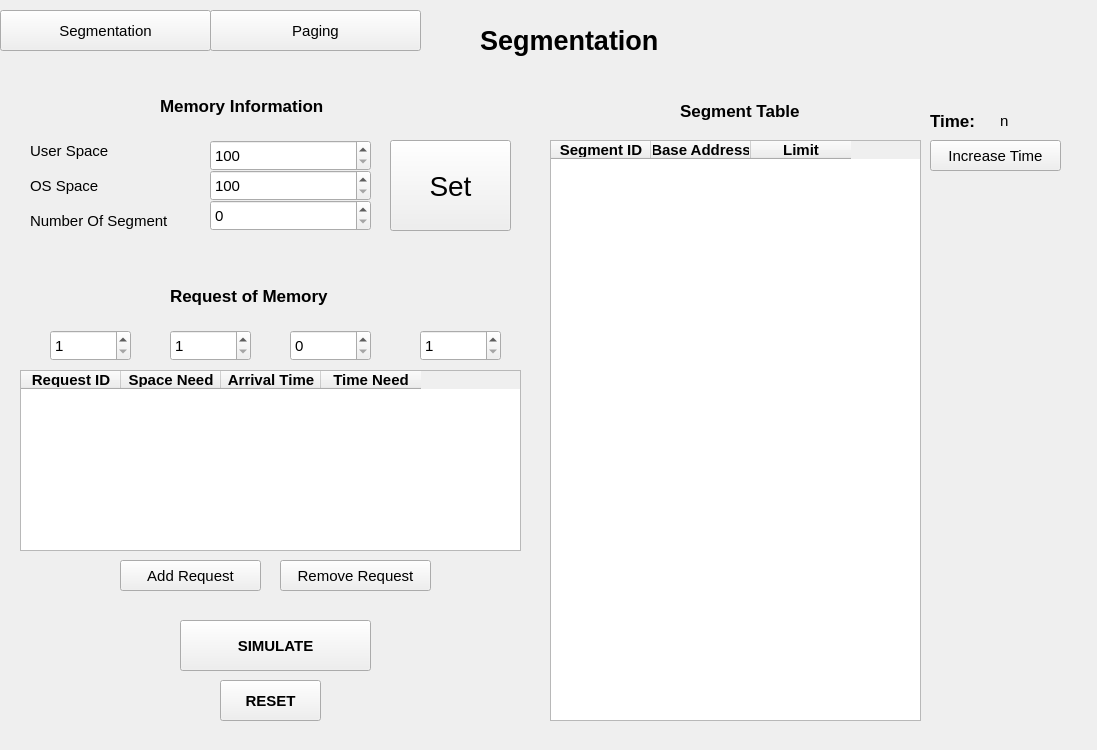
<?xml version="1.0" encoding="UTF-8"?>
<ui version="4.0">
 <class>Segmentation</class>
 <widget class="QWidget" name="Segmentation">
  <property name="geometry">
   <rect>
    <x>0</x>
    <y>0</y>
    <width>1097</width>
    <height>750</height>
   </rect>
  </property>
  <property name="minimumSize">
   <size>
    <width>1097</width>
    <height>750</height>
   </size>
  </property>
  <property name="maximumSize">
   <size>
    <width>1097</width>
    <height>750</height>
   </size>
  </property>
  <property name="font">
   <font>
    <pointsize>11</pointsize>
   </font>
  </property>
  <property name="windowTitle">
   <string>Segmentation</string>
  </property>
  <widget class="QLabel" name="label_user_space">
   <property name="geometry">
    <rect>
     <x>30</x>
     <y>130</y>
     <width>91</width>
     <height>41</height>
    </rect>
   </property>
   <property name="minimumSize">
    <size>
     <width>91</width>
     <height>41</height>
    </size>
   </property>
   <property name="font">
    <font>
     <family>Ubuntu</family>
    </font>
   </property>
   <property name="text">
    <string>User Space</string>
   </property>
  </widget>
  <widget class="QSpinBox" name="spinBox_user_space">
   <property name="geometry">
    <rect>
     <x>210</x>
     <y>140</y>
     <width>161</width>
     <height>31</height>
    </rect>
   </property>
   <property name="minimumSize">
    <size>
     <width>161</width>
     <height>31</height>
    </size>
   </property>
   <property name="font">
    <font>
     <family>Ubuntu</family>
    </font>
   </property>
   <property name="minimum">
    <number>100</number>
   </property>
   <property name="maximum">
    <number>2000</number>
   </property>
   <property name="singleStep">
    <number>100</number>
   </property>
  </widget>
  <widget class="QPushButton" name="button_set_info">
   <property name="geometry">
    <rect>
     <x>390</x>
     <y>140</y>
     <width>121</width>
     <height>91</height>
    </rect>
   </property>
   <property name="minimumSize">
    <size>
     <width>41</width>
     <height>31</height>
    </size>
   </property>
   <property name="font">
    <font>
     <family>Ubuntu</family>
     <pointsize>21</pointsize>
     <weight>50</weight>
     <bold>false</bold>
    </font>
   </property>
   <property name="cursor">
    <cursorShape>PointingHandCursor</cursorShape>
   </property>
   <property name="text">
    <string>Set</string>
   </property>
  </widget>
  <widget class="QLabel" name="label_os_space">
   <property name="geometry">
    <rect>
     <x>30</x>
     <y>170</y>
     <width>81</width>
     <height>31</height>
    </rect>
   </property>
   <property name="minimumSize">
    <size>
     <width>81</width>
     <height>31</height>
    </size>
   </property>
   <property name="font">
    <font>
     <family>Ubuntu</family>
     <pointsize>11</pointsize>
    </font>
   </property>
   <property name="text">
    <string>OS Space</string>
   </property>
  </widget>
  <widget class="QSpinBox" name="spinBox_os_space">
   <property name="geometry">
    <rect>
     <x>210</x>
     <y>170</y>
     <width>161</width>
     <height>31</height>
    </rect>
   </property>
   <property name="minimumSize">
    <size>
     <width>161</width>
     <height>31</height>
    </size>
   </property>
   <property name="font">
    <font>
     <family>Ubuntu</family>
    </font>
   </property>
   <property name="minimum">
    <number>100</number>
   </property>
   <property name="maximum">
    <number>500</number>
   </property>
   <property name="singleStep">
    <number>50</number>
   </property>
  </widget>
  <widget class="QLabel" name="label_memory">
   <property name="geometry">
    <rect>
     <x>160</x>
     <y>90</y>
     <width>241</width>
     <height>31</height>
    </rect>
   </property>
   <property name="minimumSize">
    <size>
     <width>221</width>
     <height>31</height>
    </size>
   </property>
   <property name="font">
    <font>
     <family>Ubuntu</family>
     <pointsize>13</pointsize>
     <weight>75</weight>
     <bold>true</bold>
    </font>
   </property>
   <property name="text">
    <string>Memory Information</string>
   </property>
  </widget>
  <widget class="QTableWidget" name="tableWidget_request_memory">
   <property name="geometry">
    <rect>
     <x>20</x>
     <y>370</y>
     <width>501</width>
     <height>181</height>
    </rect>
   </property>
   <property name="minimumSize">
    <size>
     <width>501</width>
     <height>181</height>
    </size>
   </property>
   <property name="font">
    <font>
     <family>Ubuntu</family>
    </font>
   </property>
   <column>
    <property name="text">
     <string>Request ID</string>
    </property>
    <property name="font">
     <font>
      <weight>75</weight>
      <bold>true</bold>
     </font>
    </property>
   </column>
   <column>
    <property name="text">
     <string>Space Need</string>
    </property>
    <property name="font">
     <font>
      <weight>75</weight>
      <bold>true</bold>
     </font>
    </property>
   </column>
   <column>
    <property name="text">
     <string>Arrival Time</string>
    </property>
    <property name="font">
     <font>
      <weight>75</weight>
      <bold>true</bold>
     </font>
    </property>
   </column>
   <column>
    <property name="text">
     <string>Time Need</string>
    </property>
    <property name="font">
     <font>
      <weight>75</weight>
      <bold>true</bold>
     </font>
    </property>
   </column>
  </widget>
  <widget class="QLabel" name="label_request_of_memory">
   <property name="geometry">
    <rect>
     <x>170</x>
     <y>280</y>
     <width>271</width>
     <height>31</height>
    </rect>
   </property>
   <property name="minimumSize">
    <size>
     <width>201</width>
     <height>31</height>
    </size>
   </property>
   <property name="font">
    <font>
     <family>Ubuntu</family>
     <pointsize>13</pointsize>
     <weight>75</weight>
     <bold>true</bold>
    </font>
   </property>
   <property name="text">
    <string>Request of Memory</string>
   </property>
  </widget>
  <widget class="QSpinBox" name="spinBox_space_need">
   <property name="geometry">
    <rect>
     <x>170</x>
     <y>330</y>
     <width>81</width>
     <height>31</height>
    </rect>
   </property>
   <property name="minimumSize">
    <size>
     <width>81</width>
     <height>31</height>
    </size>
   </property>
   <property name="font">
    <font>
     <family>Ubuntu</family>
    </font>
   </property>
   <property name="minimum">
    <number>1</number>
   </property>
   <property name="maximum">
    <number>50</number>
   </property>
   <property name="singleStep">
    <number>5</number>
   </property>
  </widget>
  <widget class="QSpinBox" name="spinBox_arrival_time">
   <property name="geometry">
    <rect>
     <x>290</x>
     <y>330</y>
     <width>81</width>
     <height>31</height>
    </rect>
   </property>
   <property name="minimumSize">
    <size>
     <width>81</width>
     <height>31</height>
    </size>
   </property>
   <property name="font">
    <font>
     <family>Ubuntu</family>
    </font>
   </property>
  </widget>
  <widget class="QSpinBox" name="spinBox_time_need">
   <property name="geometry">
    <rect>
     <x>420</x>
     <y>330</y>
     <width>81</width>
     <height>31</height>
    </rect>
   </property>
   <property name="minimumSize">
    <size>
     <width>81</width>
     <height>31</height>
    </size>
   </property>
   <property name="font">
    <font>
     <family>Ubuntu</family>
    </font>
   </property>
   <property name="minimum">
    <number>1</number>
   </property>
  </widget>
  <widget class="QSpinBox" name="spinBox_request_ID">
   <property name="geometry">
    <rect>
     <x>50</x>
     <y>330</y>
     <width>81</width>
     <height>31</height>
    </rect>
   </property>
   <property name="minimumSize">
    <size>
     <width>81</width>
     <height>31</height>
    </size>
   </property>
   <property name="font">
    <font>
     <family>Ubuntu</family>
    </font>
   </property>
   <property name="minimum">
    <number>1</number>
   </property>
  </widget>
  <widget class="QPushButton" name="pushButton_add_request">
   <property name="geometry">
    <rect>
     <x>120</x>
     <y>560</y>
     <width>141</width>
     <height>31</height>
    </rect>
   </property>
   <property name="minimumSize">
    <size>
     <width>141</width>
     <height>31</height>
    </size>
   </property>
   <property name="font">
    <font>
     <family>Ubuntu</family>
    </font>
   </property>
   <property name="cursor">
    <cursorShape>PointingHandCursor</cursorShape>
   </property>
   <property name="text">
    <string>Add Request</string>
   </property>
  </widget>
  <widget class="QPushButton" name="pushButton_remove_request">
   <property name="geometry">
    <rect>
     <x>280</x>
     <y>560</y>
     <width>151</width>
     <height>31</height>
    </rect>
   </property>
   <property name="minimumSize">
    <size>
     <width>151</width>
     <height>31</height>
    </size>
   </property>
   <property name="font">
    <font>
     <family>Ubuntu</family>
    </font>
   </property>
   <property name="cursor">
    <cursorShape>PointingHandCursor</cursorShape>
   </property>
   <property name="text">
    <string>Remove Request</string>
   </property>
  </widget>
  <widget class="QPushButton" name="pushButton_SIMULATE">
   <property name="geometry">
    <rect>
     <x>180</x>
     <y>620</y>
     <width>191</width>
     <height>51</height>
    </rect>
   </property>
   <property name="minimumSize">
    <size>
     <width>191</width>
     <height>51</height>
    </size>
   </property>
   <property name="font">
    <font>
     <family>Ubuntu</family>
     <pointsize>11</pointsize>
     <weight>75</weight>
     <bold>true</bold>
    </font>
   </property>
   <property name="cursor">
    <cursorShape>PointingHandCursor</cursorShape>
   </property>
   <property name="text">
    <string>SIMULATE</string>
   </property>
  </widget>
  <widget class="QTableWidget" name="tableWidget_segments">
   <property name="geometry">
    <rect>
     <x>550</x>
     <y>140</y>
     <width>371</width>
     <height>581</height>
    </rect>
   </property>
   <property name="minimumSize">
    <size>
     <width>371</width>
     <height>530</height>
    </size>
   </property>
   <property name="font">
    <font>
     <family>Ubuntu</family>
    </font>
   </property>
   <property name="editTriggers">
    <set>QAbstractItemView::NoEditTriggers</set>
   </property>
   <column>
    <property name="text">
     <string>Segment ID</string>
    </property>
    <property name="font">
     <font>
      <weight>75</weight>
      <bold>true</bold>
     </font>
    </property>
   </column>
   <column>
    <property name="text">
     <string>Base Address</string>
    </property>
    <property name="font">
     <font>
      <weight>75</weight>
      <bold>true</bold>
     </font>
    </property>
   </column>
   <column>
    <property name="text">
     <string>Limit</string>
    </property>
    <property name="font">
     <font>
      <weight>75</weight>
      <bold>true</bold>
     </font>
    </property>
   </column>
  </widget>
  <widget class="QLabel" name="label_segments">
   <property name="geometry">
    <rect>
     <x>680</x>
     <y>90</y>
     <width>181</width>
     <height>41</height>
    </rect>
   </property>
   <property name="minimumSize">
    <size>
     <width>121</width>
     <height>41</height>
    </size>
   </property>
   <property name="font">
    <font>
     <family>Ubuntu</family>
     <pointsize>13</pointsize>
     <weight>75</weight>
     <bold>true</bold>
    </font>
   </property>
   <property name="text">
    <string>Segment Table</string>
   </property>
  </widget>
  <widget class="QLabel" name="label_time">
   <property name="geometry">
    <rect>
     <x>930</x>
     <y>110</y>
     <width>101</width>
     <height>21</height>
    </rect>
   </property>
   <property name="minimumSize">
    <size>
     <width>101</width>
     <height>21</height>
    </size>
   </property>
   <property name="font">
    <font>
     <family>Ubuntu</family>
     <pointsize>13</pointsize>
     <weight>75</weight>
     <bold>true</bold>
    </font>
   </property>
   <property name="text">
    <string>Time:</string>
   </property>
  </widget>
  <widget class="QPushButton" name="pushButton_increase_time">
   <property name="geometry">
    <rect>
     <x>930</x>
     <y>140</y>
     <width>131</width>
     <height>31</height>
    </rect>
   </property>
   <property name="minimumSize">
    <size>
     <width>131</width>
     <height>31</height>
    </size>
   </property>
   <property name="font">
    <font>
     <family>Ubuntu</family>
    </font>
   </property>
   <property name="cursor">
    <cursorShape>PointingHandCursor</cursorShape>
   </property>
   <property name="text">
    <string>Increase Time</string>
   </property>
  </widget>
  <widget class="QLabel" name="label_time_num">
   <property name="geometry">
    <rect>
     <x>1000</x>
     <y>110</y>
     <width>81</width>
     <height>21</height>
    </rect>
   </property>
   <property name="minimumSize">
    <size>
     <width>81</width>
     <height>21</height>
    </size>
   </property>
   <property name="font">
    <font>
     <family>Ubuntu</family>
    </font>
   </property>
   <property name="text">
    <string>n</string>
   </property>
  </widget>
  <widget class="QSpinBox" name="spinBox_num_segments">
   <property name="geometry">
    <rect>
     <x>210</x>
     <y>200</y>
     <width>161</width>
     <height>31</height>
    </rect>
   </property>
   <property name="minimumSize">
    <size>
     <width>161</width>
     <height>31</height>
    </size>
   </property>
   <property name="font">
    <font>
     <family>Ubuntu</family>
    </font>
   </property>
   <property name="maximum">
    <number>10</number>
   </property>
  </widget>
  <widget class="QLabel" name="label_num_segments">
   <property name="geometry">
    <rect>
     <x>30</x>
     <y>210</y>
     <width>171</width>
     <height>21</height>
    </rect>
   </property>
   <property name="font">
    <font>
     <family>Ubuntu</family>
    </font>
   </property>
   <property name="text">
    <string>Number Of Segment</string>
   </property>
  </widget>
  <widget class="QPushButton" name="pushButton_reset">
   <property name="geometry">
    <rect>
     <x>220</x>
     <y>680</y>
     <width>101</width>
     <height>41</height>
    </rect>
   </property>
   <property name="font">
    <font>
     <family>Ubuntu</family>
     <pointsize>11</pointsize>
     <weight>75</weight>
     <bold>true</bold>
    </font>
   </property>
   <property name="cursor">
    <cursorShape>PointingHandCursor</cursorShape>
   </property>
   <property name="text">
    <string>RESET</string>
   </property>
  </widget>
  <widget class="QPushButton" name="pushButton_segmentation">
   <property name="geometry">
    <rect>
     <x>0</x>
     <y>10</y>
     <width>211</width>
     <height>41</height>
    </rect>
   </property>
   <property name="font">
    <font>
     <family>Ubuntu</family>
    </font>
   </property>
   <property name="text">
    <string>Segmentation</string>
   </property>
  </widget>
  <widget class="QPushButton" name="pushButton_paging">
   <property name="geometry">
    <rect>
     <x>210</x>
     <y>10</y>
     <width>211</width>
     <height>41</height>
    </rect>
   </property>
   <property name="font">
    <font>
     <family>Ubuntu</family>
    </font>
   </property>
   <property name="text">
    <string>Paging</string>
   </property>
  </widget>
  <widget class="QLabel" name="label">
   <property name="geometry">
    <rect>
     <x>480</x>
     <y>10</y>
     <width>331</width>
     <height>61</height>
    </rect>
   </property>
   <property name="font">
    <font>
     <family>Ubuntu</family>
     <pointsize>20</pointsize>
     <weight>75</weight>
     <bold>true</bold>
    </font>
   </property>
   <property name="text">
    <string>Segmentation</string>
   </property>
  </widget>
 </widget>
 <resources/>
 <connections/>
</ui>
